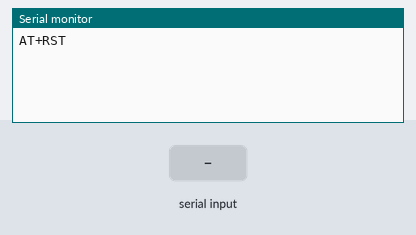
Bench run of a sketch on a simulated Arduino Uno, built with avr-gcc and run on an emulated ATmega328P. On the bench: the last lines printed to the serial monitor. The inputs (shaded band) are chosen by the test bench.

Above: at 2.2 s.
2.3 s: "1" received over the second serial link
At 2.8 s:
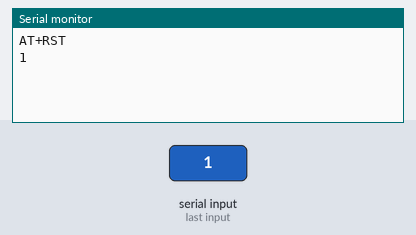
3.8 s: "0" received over the second serial link
At 5.2 s:
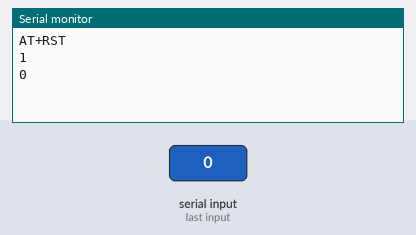

The sketch:

ESP8266_AT.ino
```cpp
#include <SoftwareSerial.h>
//Ricardo Mena C.  Thu Apr 2 2015

/*
Serial comunication with ESP8266 through FTDI
Check IteadStudio to see AT commands
http://wiki.iteadstudio.com/ESP8266_Serial_WIFI_Module

Connections

ESP8266_TX->D0(RX0)
ESP8266_RX->D1(TX1)
ESP8266_CH_PD->3.3V
ESP8266_VCC->3.3V
ESP8266_GND->GND

FTDI_RX->D3
FTDI_TX->D2

For debug purpose. Example
  debug.println("Hello World! XD ");

Special thanks to AllAboutEE
http://allaboutee.com/2014/12/27/esp8266-arduino-code-and-circuit/
This is and implementation of ther code, that include FTDI conecction and
better timing, at least for me XD

*/
//You can modify this value and others delays to, if you have problems reading messages
#define TIMING 10

SoftwareSerial debug(2,3); //(RX, TX)->ESP(TX, RX)
void setup(){
  debug.begin(9600);  //SoftwareSerial conecciont(FTDI)
  Serial.begin(115200); //ESP baudrate, coud be diferent
  Serial.setTimeout(5000);
  Serial.println("AT+RST");
  delay(1000);
}//end setup

void loop(){
  if(Serial.available()) // check if the esp is sending a message
  {
    String message = "";
    delay(TIMING);//Wait this time to read message clearly
    while(Serial.available()){
      // The esp has data so display its output to the serial window
      char c = Serial.read(); // read the next character.
      message +=c;
      debug.read();
      //delay(TIMING);//Wait this time to read message clearly
    }
    debug.println(message);
  }
  if(debug.available()){
    delay(TIMING);//Wait this time to read message clearly

    String command="";
    while(debug.available()){// read the command character by character
    // read one character
    command+=(char)debug.read();
    //delay(TIMING);//Wait this time to read message clearly
    }//end while

    Serial.println(command); // send the read character to the esp8266
  }//end if
}//end loop
```

Measured:
- after the input at 2.3 s, the serial monitor: prints a new line at once (image 1)
- after the input at 3.8 s, the serial monitor: prints a new line at once (image 2)
